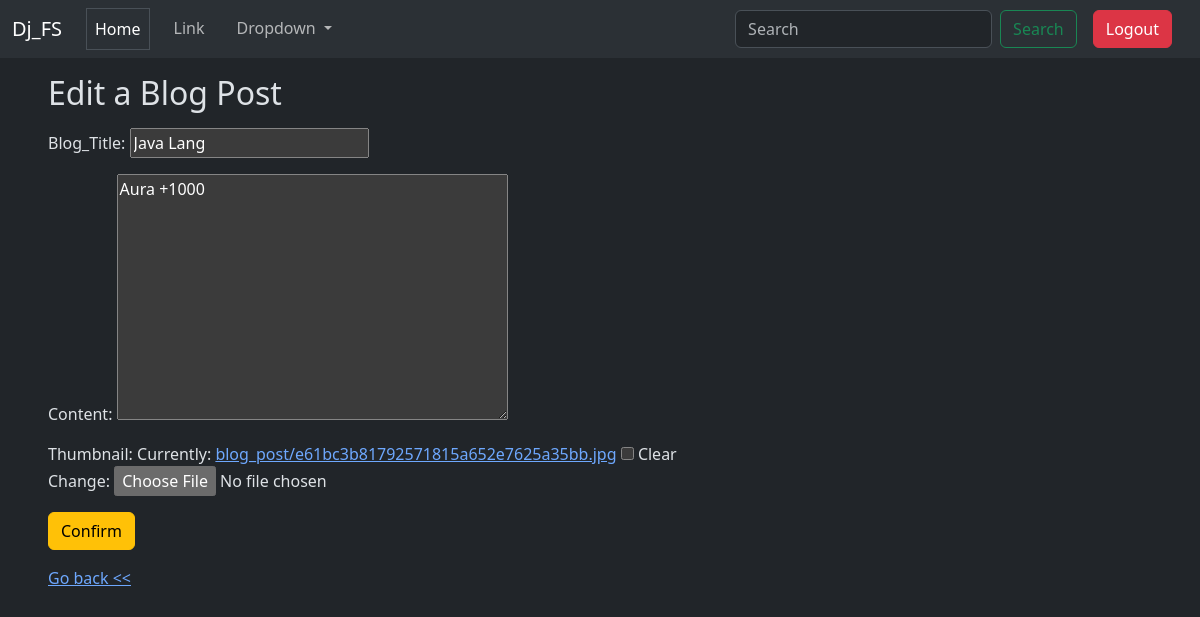
/FSP_01/1/edit/ (signed in), run on an earlier commit of the app's database.
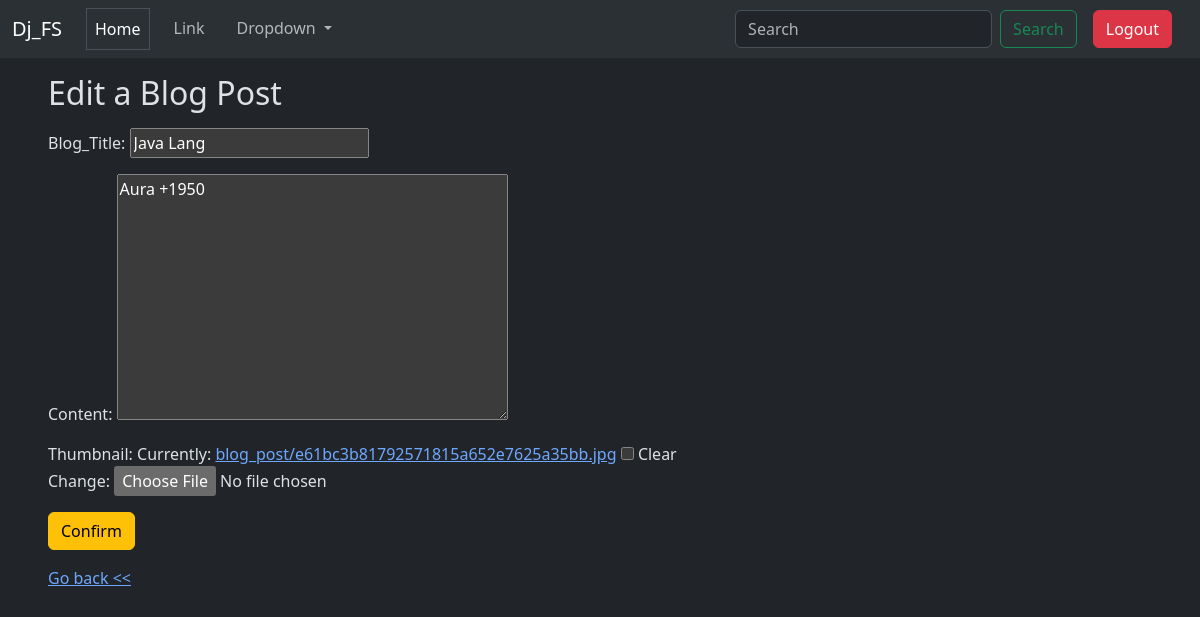
And on a later commit of the database.
### FSP_01/models.py (models this page shows, shortened)
class Blog(models.Model):
    author = models.ForeignKey(User, on_delete=models.CASCADE)
    title = models.CharField(("Blog_Title"), max_length=60)
    content = models.TextField(max_length=400)
    thumbnail = models.ImageField(upload_to='blog_post/', blank=True, null=True)
    created_at = models.DateTimeField(auto_now_add=True)
    updated_at = models.DateTimeField(auto_now=True)

### FSP_01/views.py (the view)
# urls.py: path('<int:blog_id>/edit/', views.blog_edit, name='blog_edit'),
@login_required
def blog_edit(request, blog_id):
    blog = get_object_or_404(Blog, pk=blog_id, author=request.user)
    if request.method == 'POST':
        blog_form = BlogForm(request.POST, request.FILES, instance=blog)
        if blog_form.is_valid():
            blog = blog_form.save(commit=False)
            blog.author = request.user
            blog.save()
            return redirect('blog_list')
    else:
        blog_form = BlogForm(instance=blog)
    return render(request, 'blog_form.html', {'blog_form': blog_form})

### FSP_01/forms.py
class BlogForm(forms.ModelForm):
    class Meta:
        model = Blog
        fields = ['title', 'content', 'thumbnail']

### FSP_01/templates/blog_form.html (shortened to what this page needs)
{% extends "layout.html" %}
{% block content %}
    <div class="my-3 mx-5">
        <h2>
            {%if blog_form.instance.pk%}
                Edit a Blog Post
            {%else%}
                Create a new Blog Post
            {%endif%}
        </h2>
        <form method="post" enctype="multipart/form-data" class='form my-3'>
            {{blog_form.as_p}}
            <button class="btn btn-warning">Confirm</button>
        </form>
        <a href="{% url 'blog_list' %}">Go back << </a>
    </div>
{% endblock %}

What changed in the data, as far as the page shows it:
changed Blog "Java Lang": content "Aura +1000" → "Aura +1950"
